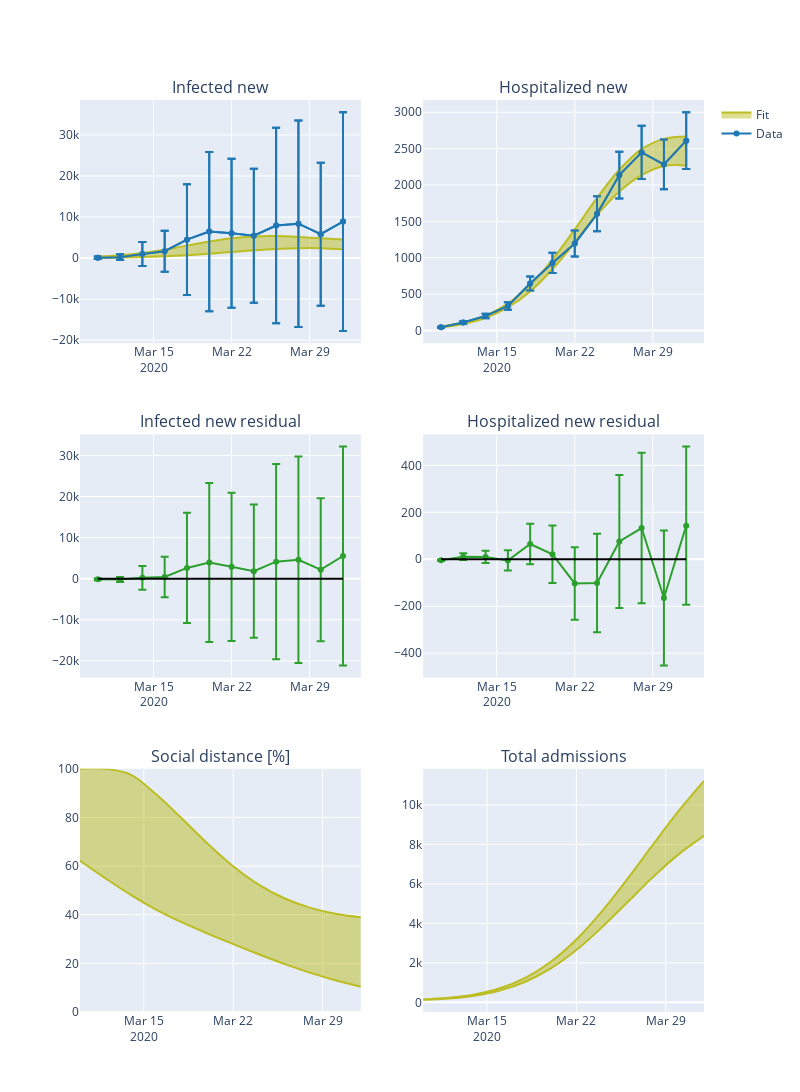

The cell this chart's notebook holds for it:
### Code cell
# Run the fit
fit_w_distancing_larger_I = nonlinear_fit(
    data=(XX, YY_larger_I), fcn=fcn_w_distancing, prior=prior_w_distancing
)

# Summarize the fit
summarize_fit(fit_w_distancing_larger_I)
fig = plot_fits(fit_w_distancing_larger_I, x=chd_df.index[1:])
fig.show()

### Figure 1 — Plotly figure (JSON) as saved in the notebook; plotly's stock layout.template omitted (floating-point values rounded to 4 significant figures)
{"data": [{"error_y": {"array": [300, 687, 2931, 5004, 13476, 19398, 18129, 16299, 23796, 25143, 17421, 26655, 27306]}, "line": {"color": "#1f77b4"}, "mode": "markers+lines", "name": "Data", "showlegend": true, "type": "scatter", "x": ["2020-03-10T00:00:00", "2020-03-12T00:00:00", "2020-03-14T00:00:00", "2020-03-16T00:00:00", "2020-03-18T00:00:00", "2020-03-20T00:00:00", "2020-03-22T00:00:00", "2020-03-24T00:00:00", "2020-03-26T00:00:00", "2020-03-28T00:00:00", "2020-03-30T00:00:00", "2020-04-01T00:00:00"], "xaxis": "x", "y": [73, 229, 977, 1668, 4492, 6466, 6043, 5433, 7932, 8381, 5807, 8885, 9102], "yaxis": "y"}, {"line": {"color": "#bcbd22", "shape": "spline"}, "mode": "lines", "showlegend": false, "type": "scatter", "x": ["2020-03-10T00:00:00", "2020-03-12T00:00:00", "2020-03-14T00:00:00", "2020-03-16T00:00:00", "2020-03-18T00:00:00", "2020-03-20T00:00:00", "2020-03-22T00:00:00", "2020-03-24T00:00:00", "2020-03-26T00:00:00", "2020-03-28T00:00:00", "2020-03-30T00:00:00", "2020-04-01T00:00:00"], "xaxis": "x", "y": [68.54, 135.1, 249.7, 432.9, 702.8, 1063.0, 1484.0, 1897.0, 2225.0, 2415.0, 2414.0, 2170.0, 1709.0], "yaxis": "y"}, {"fill": "tonexty", "fillcolor": "rgba(188,189,34,0.5)", "line": {"color": "#bcbd22", "shape": "spline"}, "mode": "lines", "name": "Fit", "showlegend": true, "type": "scatter", "x": ["2020-03-10T00:00:00", "2020-03-12T00:00:00", "2020-03-14T00:00:00", "2020-03-16T00:00:00", "2020-03-18T00:00:00", "2020-03-20T00:00:00", "2020-03-22T00:00:00", "2020-03-24T00:00:00", "2020-03-26T00:00:00", "2020-03-28T00:00:00", "2020-03-30T00:00:00", "2020-04-01T00:00:00"], "xaxis": "x", "y": [379.1, 715.6, 1264.0, 2056.0, 3034.0, 4034.0, 4836.0, 5285.0, 5359.0, 5148.0, 4820.0, 4555.0, 4429.0], "yaxis": "y"}, {"error_y": {"array": [300, 687, 2931, 5004, 13476, 19398, 18129, 16299, 23796, 25143, 17421, 26655, 27306]}, "line": {"color": "#1f77b4"}, "mode": "markers+lines", "name": "Data", "showlegend": false, "type": "scatter", "x": ["2020-03-10T00:00:00", "2020-03-12T00:00:00", "2020-03-14T00:00:00", "2020-03-16T00:00:00", "2020-03-18T00:00:00", "2020-03-20T00:00:00", "2020-03-22T00:00:00", "2020-03-24T00:00:00", "2020-03-26T00:00:00", "2020-03-28T00:00:00", "2020-03-30T00:00:00", "2020-04-01T00:00:00"], "xaxis": "x", "y": [73, 229, 977, 1668, 4492, 6466, 6043, 5433, 7932, 8381, 5807, 8885, 9102], "yaxis": "y"}, {"error_y": {"array": [256.7, 622.7, 2887.0, 4938.0, 13430.0, 19340.0, 18050.0, 16210.0, 23740.0, 25110.0, 17380.0, 26630.0, 27270.0]}, "line": {"color": "#2ca02c"}, "mode": "markers+lines", "name": "Residual", "showlegend": false, "type": "scatter", "x": ["2020-03-10T00:00:00", "2020-03-12T00:00:00", "2020-03-14T00:00:00", "2020-03-16T00:00:00", "2020-03-18T00:00:00", "2020-03-20T00:00:00", "2020-03-22T00:00:00", "2020-03-24T00:00:00", "2020-03-26T00:00:00", "2020-03-28T00:00:00", "2020-03-30T00:00:00", "2020-04-01T00:00:00"], "xaxis": "x3", "y": [-150, -196, 220, 423, 2623, 3917, 2882, 1841, 4139, 4599, 2189, 5522, 6032], "yaxis": "y3"}, {"line": {"color": "black"}, "mode": "lines", "showlegend": false, "type": "scatter", "x": ["2020-03-10T00:00:00", "2020-03-12T00:00:00", "2020-03-14T00:00:00", "2020-03-16T00:00:00", "2020-03-18T00:00:00", "2020-03-20T00:00:00", "2020-03-22T00:00:00", "2020-03-24T00:00:00", "2020-03-26T00:00:00", "2020-03-28T00:00:00", "2020-03-30T00:00:00", "2020-04-01T00:00:00"], "xaxis": "x3", "y": [0, 0, 0, 0, 0, 0, 0, 0, 0, 0, 0, 0, 0], "yaxis": "y3"}, {"error_y": {"array": [6.45, 16.35, 29.7, 50.4, 96.9, 139.2, 179.4, 240.4, 320.4, 367.2, 342.3, 391.5, 355.5]}, "line": {"color": "#1f77b4"}, "mode": "markers+lines", "name": "Data", "showlegend": false, "type": "scatter", "x": ["2020-03-10T00:00:00", "2020-03-12T00:00:00", "2020-03-14T00:00:00", "2020-03-16T00:00:00", "2020-03-18T00:00:00", "2020-03-20T00:00:00", "2020-03-22T00:00:00", "2020-03-24T00:00:00", "2020-03-26T00:00:00", "2020-03-28T00:00:00", "2020-03-30T00:00:00", "2020-04-01T00:00:00"], "xaxis": "x2", "y": [43, 109, 198, 336, 646, 928, 1196, 1603, 2136, 2448, 2282, 2610, 2370], "yaxis": "y2"}, {"line": {"color": "#bcbd22", "shape": "spline"}, "mode": "lines", "showlegend": false, "type": "scatter", "x": ["2020-03-10T00:00:00", "2020-03-12T00:00:00", "2020-03-14T00:00:00", "2020-03-16T00:00:00", "2020-03-18T00:00:00", "2020-03-20T00:00:00", "2020-03-22T00:00:00", "2020-03-24T00:00:00", "2020-03-26T00:00:00", "2020-03-28T00:00:00", "2020-03-30T00:00:00", "2020-04-01T00:00:00"], "xaxis": "x2", "y": [42.31, 89.17, 173.5, 316.0, 536.6, 840.7, 1208.0, 1587.0, 1910.0, 2136.0, 2261.0, 2267.0, 2097.0], "yaxis": "y2"}, {"fill": "tonexty", "fillcolor": "rgba(188,189,34,0.5)", "line": {"color": "#bcbd22", "shape": "spline"}, "mode": "lines", "name": "Fit", "showlegend": false, "type": "scatter", "x": ["2020-03-10T00:00:00", "2020-03-12T00:00:00", "2020-03-14T00:00:00", "2020-03-16T00:00:00", "2020-03-18T00:00:00", "2020-03-20T00:00:00", "2020-03-22T00:00:00", "2020-03-24T00:00:00", "2020-03-26T00:00:00", "2020-03-28T00:00:00", "2020-03-30T00:00:00", "2020-04-01T00:00:00"], "xaxis": "x2", "y": [53.38, 104.8, 201.8, 367.9, 623.5, 973.1, 1390.0, 1822.0, 2209.0, 2493.0, 2634.0, 2666.0, 2695.0], "yaxis": "y2"}, {"error_y": {"array": [6.45, 16.35, 29.7, 50.4, 96.9, 139.2, 179.4, 240.4, 320.4, 367.2, 342.3, 391.5, 355.5]}, "line": {"color": "#1f77b4"}, "mode": "markers+lines", "name": "Data", "showlegend": false, "type": "scatter", "x": ["2020-03-10T00:00:00", "2020-03-12T00:00:00", "2020-03-14T00:00:00", "2020-03-16T00:00:00", "2020-03-18T00:00:00", "2020-03-20T00:00:00", "2020-03-22T00:00:00", "2020-03-24T00:00:00", "2020-03-26T00:00:00", "2020-03-28T00:00:00", "2020-03-30T00:00:00", "2020-04-01T00:00:00"], "xaxis": "x2", "y": [43, 109, 198, 336, 646, 928, 1196, 1603, 2136, 2448, 2282, 2610, 2370], "yaxis": "y2"}, {"error_y": {"array": [3.317, 14.35, 26.1, 43.21, 86.61, 122.5, 154.6, 210.0, 283.3, 320.7, 287.1, 336.9, 192.1]}, "line": {"color": "#2ca02c"}, "mode": "markers+lines", "name": "Residual", "showlegend": false, "type": "scatter", "x": ["2020-03-10T00:00:00", "2020-03-12T00:00:00", "2020-03-14T00:00:00", "2020-03-16T00:00:00", "2020-03-18T00:00:00", "2020-03-20T00:00:00", "2020-03-22T00:00:00", "2020-03-24T00:00:00", "2020-03-26T00:00:00", "2020-03-28T00:00:00", "2020-03-30T00:00:00", "2020-04-01T00:00:00"], "xaxis": "x4", "y": [-4, 11, 10, -5, 65, 21, -103, -101, 76, 133, -165, 143, -26], "yaxis": "y4"}, {"line": {"color": "black"}, "mode": "lines", "showlegend": false, "type": "scatter", "x": ["2020-03-10T00:00:00", "2020-03-12T00:00:00", "2020-03-14T00:00:00", "2020-03-16T00:00:00", "2020-03-18T00:00:00", "2020-03-20T00:00:00", "2020-03-22T00:00:00", "2020-03-24T00:00:00", "2020-03-26T00:00:00", "2020-03-28T00:00:00", "2020-03-30T00:00:00", "2020-04-01T00:00:00"], "xaxis": "x4", "y": [0, 0, 0, 0, 0, 0, 0, 0, 0, 0, 0, 0, 0], "yaxis": "y4"}, {"line": {"color": "#bcbd22", "shape": "spline"}, "mode": "lines", "showlegend": false, "type": "scatter", "x": ["2020-03-10T00:00:00", "2020-03-12T00:00:00", "2020-03-14T00:00:00", "2020-03-16T00:00:00", "2020-03-18T00:00:00", "2020-03-20T00:00:00", "2020-03-22T00:00:00", "2020-03-24T00:00:00", "2020-03-26T00:00:00", "2020-03-28T00:00:00", "2020-03-30T00:00:00", "2020-04-01T00:00:00"], "xaxis": "x5", "y": [62.16, 54.94, 48.09, 42.02, 36.82, 32.25, 27.94, 23.76, 19.78, 16.18, 13.05, 10.41, 8.222, 6.458], "yaxis": "y5"}, {"fill": "tonexty", "fillcolor": "rgba(188,189,34,0.5)", "line": {"color": "#bcbd22", "shape": "spline"}, "mode": "lines", "showlegend": false, "type": "scatter", "x": ["2020-03-10T00:00:00", "2020-03-12T00:00:00", "2020-03-14T00:00:00", "2020-03-16T00:00:00", "2020-03-18T00:00:00", "2020-03-20T00:00:00", "2020-03-22T00:00:00", "2020-03-24T00:00:00", "2020-03-26T00:00:00", "2020-03-28T00:00:00", "2020-03-30T00:00:00", "2020-04-01T00:00:00"], "xaxis": "x5", "y": [100, 100, 97.52, 89.33, 79.47, 69.23, 59.93, 52.38, 46.78, 42.91, 40.42, 38.94, 38.16, 37.82], "yaxis": "y5"}, {"line": {"color": "#bcbd22", "shape": "spline"}, "mode": "lines", "showlegend": false, "type": "scatter", "x": ["2020-03-10T00:00:00", "2020-03-12T00:00:00", "2020-03-14T00:00:00", "2020-03-16T00:00:00", "2020-03-18T00:00:00", "2020-03-20T00:00:00", "2020-03-22T00:00:00", "2020-03-24T00:00:00", "2020-03-26T00:00:00", "2020-03-28T00:00:00", "2020-03-30T00:00:00", "2020-04-01T00:00:00"], "xaxis": "x6", "y": [127.7, 196.5, 339.7, 603.4, 1046.0, 1720.0, 2650.0, 3800.0, 5075.0, 6346.0, 7498.0, 8444.0, 9112.0], "yaxis": "y6"}, {"fill": "tonexty", "fillcolor": "rgba(188,189,34,0.5)", "line": {"color": "#bcbd22", "shape": "spline"}, "mode": "lines", "showlegend": false, "type": "scatter", "x": ["2020-03-10T00:00:00", "2020-03-12T00:00:00", "2020-03-14T00:00:00", "2020-03-16T00:00:00", "2020-03-18T00:00:00", "2020-03-20T00:00:00", "2020-03-22T00:00:00", "2020-03-24T00:00:00", "2020-03-26T00:00:00", "2020-03-28T00:00:00", "2020-03-30T00:00:00", "2020-04-01T00:00:00"], "xaxis": "x6", "y": [142.9, 229.5, 400.6, 715.0, 1245.0, 2057.0, 3186.0, 4611.0, 6254.0, 7992.0, 9687.0, 11220.0, 12540.0], "yaxis": "y6"}], "layout": {"annotations": [{"font": {"size": 16}, "showarrow": false, "text": "Infected new", "x": 0.225, "xanchor": "center", "xref": "paper", "y": 1, "yanchor": "bottom", "yref": "paper"}, {"font": {"size": 16}, "showarrow": false, "text": "Hospitalized new", "x": 0.775, "xanchor": "center", "xref": "paper", "y": 1, "yanchor": "bottom", "yref": "paper"}, {"font": {"size": 16}, "showarrow": false, "text": "Infected new residual", "x": 0.225, "xanchor": "center", "xref": "paper", "y": 0.6333, "yanchor": "bottom", "yref": "paper"}, {"font": {"size": 16}, "showarrow": false, "text": "Hospitalized new residual", "x": 0.775, "xanchor": "center", "xref": "paper", "y": 0.6333, "yanchor": "bottom", "yref": "paper"}, {"font": {"size": 16}, "showarrow": false, "text": "Social distance [%]", "x": 0.225, "xanchor": "center", "xref": "paper", "y": 0.2667, "yanchor": "bottom", "yref": "paper"}, {"font": {"size": 16}, "showarrow": false, "text": "Total admissions", "x": 0.775, "xanchor": "center", "xref": "paper", "y": 0.2667, "yanchor": "bottom", "yref": "paper"}], "height": 1200, "width": 800, "xaxis": {"anchor": "y", "domain": [0, 0.45]}, "xaxis2": {"anchor": "y2", "domain": [0.55, 1]}, "xaxis3": {"anchor": "y3", "domain": [0, 0.45]}, "xaxis4": {"anchor": "y4", "domain": [0.55, 1]}, "xaxis5": {"anchor": "y5", "domain": [0, 0.45]}, "xaxis6": {"anchor": "y6", "domain": [0.55, 1]}, "yaxis": {"anchor": "x", "domain": [0.7333, 1]}, "yaxis2": {"anchor": "x2", "domain": [0.7333, 1]}, "yaxis3": {"anchor": "x3", "domain": [0.3667, 0.6333]}, "yaxis4": {"anchor": "x4", "domain": [0.3667, 0.6333]}, "yaxis5": {"anchor": "x5", "domain": [0, 0.2667], "range": [0, 100]}, "yaxis6": {"anchor": "x6", "domain": [0, 0.2667]}}}
